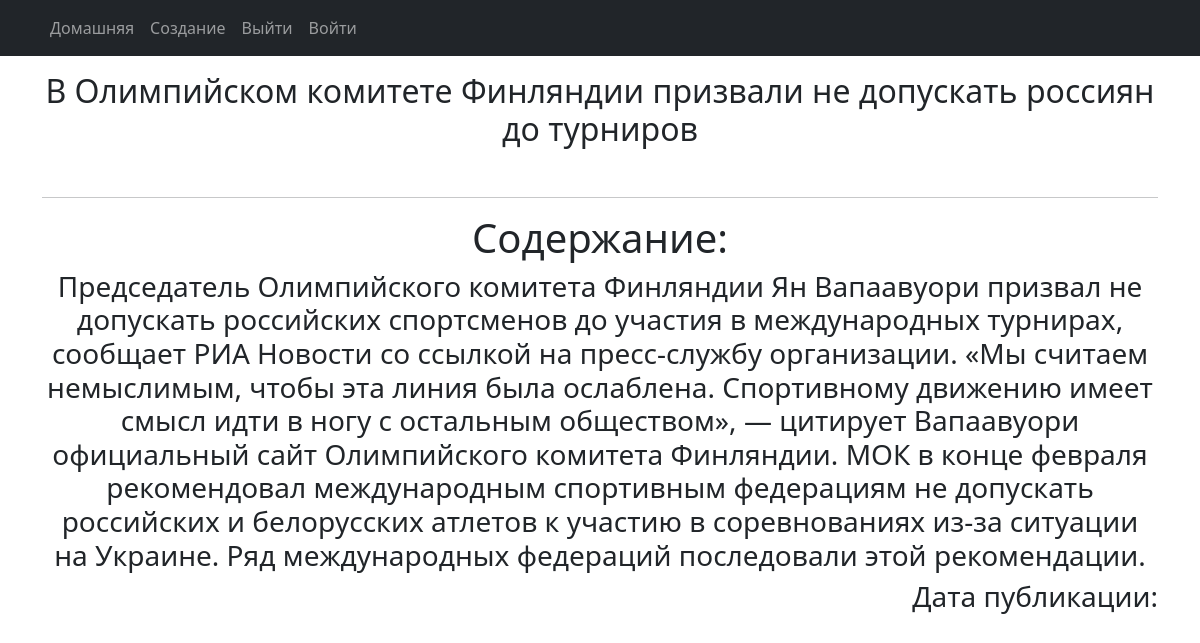
/news/5, run on the app's committed database.
### news/models.py (models this page shows, shortened)
class Post(models.Model):
    article = 'ar'
    news = 'ne'
    POST_INFO = [
        (article, "Статья"),
        (news, "Новость")
    ]
    author = models.ForeignKey(Author, on_delete=models.CASCADE)
    post_info = models.CharField(max_length=2, choices=POST_INFO, default=article)
    created = models.DateTimeField(auto_now_add=True)
    cats = models.ManyToManyField(Category, through='PostCategory')
    title = models.CharField(max_length=255)
    text = models.TextField()
    rating = models.IntegerField(default=0)

### news/views.py (the view)
# urls.py: path('<int:pk>', PostDetail.as_view(), name='post_detail'),
class PostDetail(DetailView):
    model = Post
    template_name = 'news_2.html'
    context_object_name = 'id_news_2'

### news/templatetags/custom_filters.py (called while the page is built)
@register.filter()
def censor(value):
    block_list = ('редиска', 'бяка', 'бука', 'Россия', 'Китай')
    text = value.split()
    after_censorship = []
    text = list(text)
    return f'{value}'

### templates/news_2.html (shortened to what this page needs)
{% extends 'flatpages/default.html' %}
{% load custom_filters %}
<p>{% block content %}</p>
{% if id_news_2 %}
<h2 style="text-align: center;">{{ id_news_2.title }}</h2>
<p>&nbsp;</p>
<hr />
<h1 style="text-align: center;">Содержание:</h1>
<h3 style="text-align: center;">{{ id_news_2.text | censor }}</h3>
<h3 style="text-align: right;">Дата публикации:</h3>
{% else %}
<h2>Статей и новостей нет!</h2>
{% endif %}
<p>{% endblock content %}</p>

### data on the page
Post: title "В Олимпийском комитете Финляндии призвали не допускать россиян до турниров", text|censor "Председатель Олимпийского комитета Финляндии Ян Вапаавуори призвал не допускать российских спортсменов до участия в международных турнирах, сообщает РИА Новости со ссылкой на пресс-службу организации. «Мы считаем немыслимым, чтобы эта линия была ослаблена. Спортивному движению имеет смысл идти в ногу с остальным обществом», — цитирует Вапаавуори официальный сайт Олимпийского комитета Финляндии. МОК в конце февраля рекомендовал международным спортивным федерациям не допускать российских и белорусских атлетов к участию в соревнованиях из-за ситуации на Украине. Ряд международных федераций последовали этой рекомендации."
